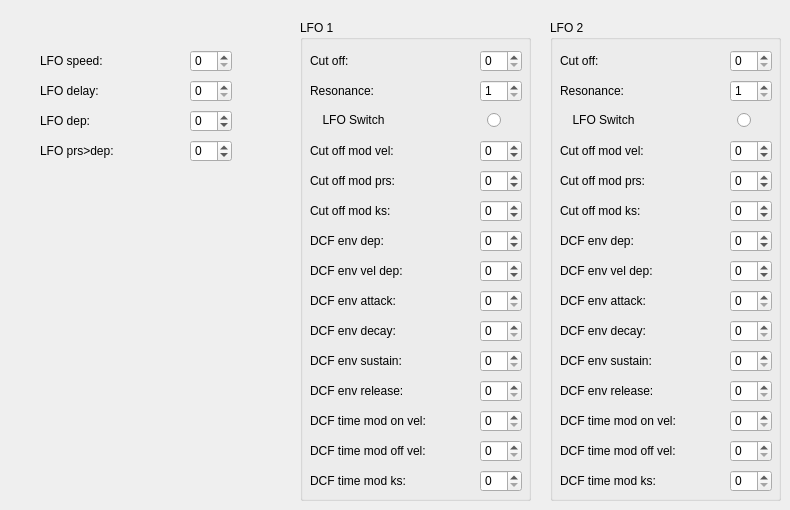
        <widget class="QWidget" name="tab_4">
         <attribute name="title">
          <string>LFO/DCF</string>
         </attribute>
         <widget class="QGroupBox" name="groupBox_12">
          <property name="geometry">
           <rect>
            <x>300</x>
            <y>20</y>
            <width>231</width>
            <height>481</height>
           </rect>
          </property>
          <property name="title">
           <string>LFO 1</string>
          </property>
          <widget class="QLabel" name="label_91">
           <property name="geometry">
            <rect>
             <x>10</x>
             <y>30</y>
             <width>151</width>
             <height>21</height>
            </rect>
           </property>
           <property name="text">
            <string>Cut off:</string>
           </property>
          </widget>
          <widget class="QSpinBox" name="si_lfo1_cutoff">
           <property name="geometry">
            <rect>
             <x>180</x>
             <y>30</y>
             <width>42</width>
             <height>22</height>
            </rect>
           </property>
           <property name="maximum">
            <number>100</number>
           </property>
          </widget>
          <widget class="QLabel" name="label_92">
           <property name="geometry">
            <rect>
             <x>10</x>
             <y>60</y>
             <width>151</width>
             <height>21</height>
            </rect>
           </property>
           <property name="text">
            <string>Resonance:</string>
           </property>
          </widget>
          <widget class="QLabel" name="label_93">
           <property name="geometry">
            <rect>
             <x>10</x>
             <y>180</y>
             <width>161</width>
             <height>21</height>
            </rect>
           </property>
           <property name="text">
            <string>Cut off mod ks:</string>
           </property>
          </widget>
          <widget class="QLabel" name="label_94">
           <property name="geometry">
            <rect>
             <x>10</x>
             <y>120</y>
             <width>161</width>
             <height>21</height>
            </rect>
           </property>
           <property name="text">
            <string>Cut off mod vel:</string>
           </property>
          </widget>
          <widget class="QLabel" name="label_95">
           <property name="geometry">
            <rect>
             <x>10</x>
             <y>150</y>
             <width>161</width>
             <height>21</height>
            </rect>
           </property>
           <property name="text">
            <string>Cut off mod prs:</string>
           </property>
          </widget>
          <widget class="QSpinBox" name="si_lfo1_resonance">
           <property name="geometry">
            <rect>
             <x>180</x>
             <y>60</y>
             <width>42</width>
             <height>22</height>
            </rect>
           </property>
           <property name="minimum">
            <number>1</number>
           </property>
           <property name="maximum">
            <number>8</number>
           </property>
          </widget>
          <widget class="QRadioButton" name="si_lfo1_switch">
           <property name="geometry">
            <rect>
             <x>10</x>
             <y>90</y>
             <width>191</width>
             <height>20</height>
            </rect>
           </property>
           <property name="layoutDirection">
            <enum>Qt::RightToLeft</enum>
           </property>
           <property name="text">
            <string>LFO Switch                             </string>
           </property>
          </widget>
          <widget class="QSpinBox" name="si_lfo1_cutoff_mod_vel">
           <property name="geometry">
            <rect>
             <x>180</x>
             <y>120</y>
             <width>42</width>
             <height>22</height>
            </rect>
           </property>
           <property name="minimum">
            <number>-50</number>
           </property>
           <property name="maximum">
            <number>50</number>
           </property>
          </widget>
          <widget class="QSpinBox" name="si_lfo1_cutoff_mod_prs">
           <property name="geometry">
            <rect>
             <x>180</x>
             <y>150</y>
             <width>42</width>
             <height>22</height>
            </rect>
           </property>
           <property name="minimum">
            <number>-50</number>
           </property>
           <property name="maximum">
            <number>50</number>
           </property>
          </widget>
          <widget class="QSpinBox" name="si_lfo1_cutoff_mod_ks">
           <property name="geometry">
            <rect>
             <x>180</x>
             <y>180</y>
             <width>42</width>
             <height>22</height>
            </rect>
           </property>
           <property name="minimum">
            <number>-50</number>
           </property>
           <property name="maximum">
            <number>50</number>
           </property>
          </widget>
          <widget class="QLabel" name="label_96">
           <property name="geometry">
            <rect>
             <x>10</x>
             <y>210</y>
             <width>151</width>
             <height>21</height>
            </rect>
           </property>
           <property name="text">
            <string>DCF env dep:</string>
           </property>
          </widget>
          <widget class="QLabel" name="label_97">
           <property name="geometry">
            <rect>
             <x>10</x>
             <y>240</y>
             <width>151</width>
             <height>21</height>
            </rect>
           </property>
           <property name="text">
            <string>DCF env vel dep:</string>
           </property>
          </widget>
          <widget class="QLabel" name="label_98">
           <property name="geometry">
            <rect>
             <x>10</x>
             <y>270</y>
             <width>151</width>
             <height>21</height>
            </rect>
           </property>
           <property name="text">
            <string>DCF env attack:</string>
           </property>
          </widget>
          <widget class="QLabel" name="label_99">
           <property name="geometry">
            <rect>
             <x>10</x>
             <y>300</y>
             <width>151</width>
             <height>21</height>
            </rect>
           </property>
           <property name="text">
            <string>DCF env decay:</string>
           </property>
          </widget>
          <widget class="QLabel" name="label_100">
           <property name="geometry">
            <rect>
             <x>10</x>
             <y>330</y>
             <width>151</width>
             <height>21</height>
            </rect>
           </property>
           <property name="text">
            <string>DCF env sustain:</string>
           </property>
          </widget>
          <widget class="QLabel" name="label_101">
           <property name="geometry">
            <rect>
             <x>10</x>
             <y>360</y>
             <width>151</width>
             <height>21</height>
            </rect>
           </property>
           <property name="text">
            <string>DCF env release:</string>
           </property>
          </widget>
          <widget class="QLabel" name="label_102">
           <property name="geometry">
            <rect>
             <x>10</x>
             <y>390</y>
             <width>151</width>
             <height>21</height>
            </rect>
           </property>
           <property name="text">
            <string>DCF time mod on vel:</string>
           </property>
          </widget>
          <widget class="QLabel" name="label_103">
           <property name="geometry">
            <rect>
             <x>10</x>
             <y>420</y>
             <width>151</width>
             <height>21</height>
            </rect>
           </property>
           <property name="text">
            <string>DCF time mod off vel:</string>
           </property>
          </widget>
          <widget class="QLabel" name="label_104">
           <property name="geometry">
            <rect>
             <x>10</x>
             <y>450</y>
             <width>151</width>
             <height>21</height>
            </rect>
           </property>
           <property name="text">
            <string>DCF time mod ks:</string>
           </property>
          </widget>
          <widget class="QSpinBox" name="si_dcf1_env_dep">
           <property name="geometry">
            <rect>
             <x>180</x>
             <y>210</y>
             <width>42</width>
             <height>22</height>
            </rect>
           </property>
           <property name="minimum">
            <number>-50</number>
           </property>
           <property name="maximum">
            <number>50</number>
           </property>
          </widget>
          <widget class="QSpinBox" name="si_dcf1_env_vel_dep">
           <property name="geometry">
            <rect>
             <x>180</x>
             <y>240</y>
             <width>42</width>
             <height>22</height>
            </rect>
           </property>
           <property name="minimum">
            <number>-50</number>
           </property>
           <property name="maximum">
            <number>50</number>
           </property>
          </widget>
          <widget class="QSpinBox" name="si_dcf1_env_attack">
           <property name="geometry">
            <rect>
             <x>180</x>
             <y>270</y>
             <width>42</width>
             <height>22</height>
            </rect>
           </property>
          </widget>
          <widget class="QSpinBox" name="si_dcf1_env_decay">
           <property name="geometry">
            <rect>
             <x>180</x>
             <y>300</y>
             <width>42</width>
             <height>22</height>
            </rect>
           </property>
          </widget>
          <widget class="QSpinBox" name="si_dcf1_env_sustain">
           <property name="geometry">
            <rect>
             <x>180</x>
             <y>330</y>
             <width>42</width>
             <height>22</height>
            </rect>
           </property>
          </widget>
          <widget class="QSpinBox" name="si_dcf1_env_release">
           <property name="geometry">
            <rect>
             <x>180</x>
             <y>360</y>
             <width>42</width>
             <height>22</height>
            </rect>
           </property>
          </widget>
          <widget class="QSpinBox" name="si_dcf1_time_mod_on_vel">
           <property name="geometry">
            <rect>
             <x>180</x>
             <y>390</y>
             <width>42</width>
             <height>22</height>
            </rect>
           </property>
          </widget>
          <widget class="QSpinBox" name="si_dcf1_time_mod_off_vel">
           <property name="geometry">
            <rect>
             <x>180</x>
             <y>420</y>
             <width>42</width>
             <height>22</height>
            </rect>
           </property>
          </widget>
          <widget class="QSpinBox" name="si_dcf1_time_mod_ks">
           <property name="geometry">
            <rect>
             <x>180</x>
             <y>450</y>
             <width>42</width>
             <height>22</height>
            </rect>
           </property>
          </widget>
         </widget>
         <widget class="QGroupBox" name="groupBox_13">
          <property name="geometry">
           <rect>
            <x>550</x>
            <y>20</y>
            <width>231</width>
            <height>481</height>
           </rect>
          </property>
          <property name="title">
           <string>LFO 2</string>
          </property>
          <widget class="QLabel" name="label_105">
           <property name="geometry">
            <rect>
             <x>10</x>
             <y>30</y>
             <width>151</width>
             <height>21</height>
            </rect>
           </property>
           <property name="text">
            <string>Cut off:</string>
           </property>
          </widget>
          <widget class="QSpinBox" name="si_lfo2_cutoff">
           <property name="geometry">
            <rect>
             <x>180</x>
             <y>30</y>
             <width>42</width>
             <height>22</height>
            </rect>
           </property>
           <property name="maximum">
            <number>100</number>
           </property>
          </widget>
          <widget class="QLabel" name="label_106">
           <property name="geometry">
            <rect>
             <x>10</x>
             <y>60</y>
             <width>151</width>
             <height>21</height>
            </rect>
           </property>
           <property name="text">
            <string>Resonance:</string>
           </property>
          </widget>
          <widget class="QLabel" name="label_107">
           <property name="geometry">
            <rect>
             <x>10</x>
             <y>180</y>
             <width>161</width>
             <height>21</height>
            </rect>
           </property>
           <property name="text">
            <string>Cut off mod ks:</string>
           </property>
          </widget>
          <widget class="QLabel" name="label_108">
           <property name="geometry">
            <rect>
             <x>10</x>
             <y>120</y>
             <width>161</width>
             <height>21</height>
            </rect>
           </property>
           <property name="text">
            <string>Cut off mod vel:</string>
           </property>
          </widget>
          <widget class="QLabel" name="label_109">
           <property name="geometry">
            <rect>
             <x>10</x>
             <y>150</y>
             <width>161</width>
             <height>21</height>
            </rect>
           </property>
           <property name="text">
            <string>Cut off mod prs:</string>
           </property>
          </widget>
          <widget class="QSpinBox" name="si_lfo2_resonance">
           <property name="geometry">
            <rect>
             <x>180</x>
             <y>60</y>
             <width>42</width>
             <height>22</height>
            </rect>
           </property>
           <property name="minimum">
            <number>1</number>
           </property>
           <property name="maximum">
            <number>8</number>
           </property>
          </widget>
          <widget class="QRadioButton" name="si_lfo2_switch">
           <property name="geometry">
            <rect>
             <x>10</x>
             <y>90</y>
             <width>191</width>
             <height>20</height>
            </rect>
           </property>
           <property name="layoutDirection">
            <enum>Qt::RightToLeft</enum>
           </property>
           <property name="text">
            <string>LFO Switch                             </string>
           </property>
          </widget>
          <widget class="QSpinBox" name="si_lfo2_cutoff_mod_vel">
           <property name="geometry">
            <rect>
             <x>180</x>
             <y>120</y>
             <width>42</width>
             <height>22</height>
            </rect>
           </property>
           <property name="minimum">
            <number>-50</number>
           </property>
           <property name="maximum">
            <number>50</number>
           </property>
          </widget>
          <widget class="QSpinBox" name="si_lfo2_cutoff_mod_prs">
           <property name="geometry">
            <rect>
             <x>180</x>
             <y>150</y>
             <width>42</width>
             <height>22</height>
            </rect>
           </property>
           <property name="minimum">
            <number>-50</number>
           </property>
           <property name="maximum">
            <number>50</number>
           </property>
          </widget>
          <widget class="QSpinBox" name="si_lfo2_cutoff_mod_ks">
           <property name="geometry">
            <rect>
             <x>180</x>
             <y>180</y>
             <width>42</width>
             <height>22</height>
            </rect>
           </property>
           <property name="minimum">
            <number>-50</number>
           </property>
           <property name="maximum">
            <number>50</number>
           </property>
          </widget>
          <widget class="QLabel" name="label_110">
           <property name="geometry">
            <rect>
             <x>10</x>
             <y>210</y>
             <width>151</width>
             <height>21</height>
            </rect>
           </property>
           <property name="text">
            <string>DCF env dep:</string>
           </property>
          </widget>
          <widget class="QLabel" name="label_111">
           <property name="geometry">
            <rect>
             <x>10</x>
             <y>240</y>
             <width>151</width>
             <height>21</height>
            </rect>
           </property>
           <property name="text">
            <string>DCF env vel dep:</string>
           </property>
          </widget>
          <widget class="QLabel" name="label_112">
           <property name="geometry">
            <rect>
             <x>10</x>
             <y>270</y>
             <width>151</width>
             <height>21</height>
            </rect>
           </property>
           <property name="text">
            <string>DCF env attack:</string>
           </property>
          </widget>
          <widget class="QLabel" name="label_113">
           <property name="geometry">
            <rect>
             <x>10</x>
             <y>300</y>
             <width>151</width>
             <height>21</height>
            </rect>
           </property>
           <property name="text">
            <string>DCF env decay:</string>
           </property>
          </widget>
          <widget class="QLabel" name="label_114">
           <property name="geometry">
            <rect>
             <x>10</x>
             <y>330</y>
             <width>151</width>
             <height>21</height>
            </rect>
           </property>
           <property name="text">
            <string>DCF env sustain:</string>
           </property>
          </widget>
          <widget class="QLabel" name="label_115">
           <property name="geometry">
            <rect>
             <x>10</x>
             <y>360</y>
             <width>151</width>
             <height>21</height>
            </rect>
           </property>
           <property name="text">
            <string>DCF env release:</string>
           </property>
          </widget>
          <widget class="QLabel" name="label_116">
           <property name="geometry">
            <rect>
             <x>10</x>
             <y>390</y>
             <width>151</width>
             <height>21</height>
            </rect>
           </property>
           <property name="text">
            <string>DCF time mod on vel:</string>
           </property>
          </widget>
          <widget class="QLabel" name="label_117">
           <property name="geometry">
            <rect>
             <x>10</x>
             <y>420</y>
             <width>151</width>
             <height>21</height>
            </rect>
           </property>
           <property name="text">
            <string>DCF time mod off vel:</string>
           </property>
          </widget>
          <widget class="QLabel" name="label_118">
           <property name="geometry">
            <rect>
             <x>10</x>
             <y>450</y>
             <width>151</width>
             <height>21</height>
            </rect>
           </property>
           <property name="text">
            <string>DCF time mod ks:</string>
           </property>
          </widget>
          <widget class="QSpinBox" name="si_dcf2_env_dep">
           <property name="geometry">
            <rect>
             <x>180</x>
             <y>210</y>
             <width>42</width>
             <height>22</height>
            </rect>
           </property>
           <property name="minimum">
            <number>-50</number>
           </property>
           <property name="maximum">
            <number>50</number>
           </property>
          </widget>
          <widget class="QSpinBox" name="si_dcf2_env_vel_dep">
           <property name="geometry">
            <rect>
             <x>180</x>
             <y>240</y>
             <width>42</width>
             <height>22</height>
            </rect>
           </property>
           <property name="minimum">
            <number>-50</number>
           </property>
           <property name="maximum">
            <number>50</number>
           </property>
          </widget>
          <widget class="QSpinBox" name="si_dcf2_env_attack">
           <property name="geometry">
            <rect>
             <x>180</x>
             <y>270</y>
             <width>42</width>
             <height>22</height>
            </rect>
           </property>
          </widget>
          <widget class="QSpinBox" name="si_dcf2_env_decay">
           <property name="geometry">
            <rect>
             <x>180</x>
             <y>300</y>
             <width>42</width>
             <height>22</height>
            </rect>
           </property>
          </widget>
          <widget class="QSpinBox" name="si_dcf2_env_sustain">
           <property name="geometry">
            <rect>
             <x>180</x>
             <y>330</y>
             <width>42</width>
             <height>22</height>
            </rect>
           </property>
          </widget>
          <widget class="QSpinBox" name="si_dcf2_env_release">
           <property name="geometry">
            <rect>
             <x>180</x>
             <y>360</y>
             <width>42</width>
             <height>22</height>
            </rect>
           </property>
          </widget>
          <widget class="QSpinBox" name="si_dcf2_time_mod_on_vel">
           <property name="geometry">
            <rect>
             <x>180</x>
             <y>390</y>
             <width>42</width>
             <height>22</height>
            </rect>
           </property>
          </widget>
          <widget class="QSpinBox" name="si_dcf2_time_mod_off_vel">
           <property name="geometry">
            <rect>
             <x>180</x>
             <y>420</y>
             <width>42</width>
             <height>22</height>
            </rect>
           </property>
          </widget>
          <widget class="QSpinBox" name="si_dcf2_time_mod_ks">
           <property name="geometry">
            <rect>
             <x>180</x>
             <y>450</y>
             <width>42</width>
             <height>22</height>
            </rect>
           </property>
          </widget>
         </widget>
         <widget class="QSpinBox" name="si_lfo_speed">
          <property name="geometry">
           <rect>
            <x>190</x>
            <y>50</y>
            <width>42</width>
            <height>22</height>
           </rect>
          </property>
          <property name="maximum">
           <number>100</number>
          </property>
         </widget>
         <widget class="QLabel" name="label_86">
          <property name="geometry">
           <rect>
            <x>40</x>
            <y>50</y>
            <width>111</width>
            <height>21</height>
           </rect>
          </property>
          <property name="text">
           <string>LFO speed:</string>
          </property>
         </widget>
         <widget class="QLabel" name="label_87">
          <property name="geometry">
           <rect>
            <x>40</x>
            <y>80</y>
            <width>111</width>
            <height>21</height>
           </rect>
          </property>
          <property name="text">
           <string>LFO delay:</string>
          </property>
         </widget>
         <widget class="QSpinBox" name="si_lfo_delay">
          <property name="geometry">
           <rect>
            <x>190</x>
            <y>80</y>
            <width>42</width>
            <height>22</height>
           </rect>
          </property>
          <property name="maximum">
           <number>100</number>
          </property>
         </widget>
         <widget class="QLabel" name="label_88">
          <property name="geometry">
           <rect>
            <x>40</x>
            <y>110</y>
            <width>111</width>
            <height>21</height>
           </rect>
          </property>
          <property name="text">
           <string>LFO dep:</string>
          </property>
         </widget>
         <widget class="QSpinBox" name="si_lfo_dep">
          <property name="geometry">
           <rect>
            <x>190</x>
            <y>110</y>
            <width>42</width>
            <height>22</height>
           </rect>
          </property>
          <property name="minimum">
           <number>-50</number>
          </property>
          <property name="maximum">
           <number>50</number>
          </property>
         </widget>
         <widget class="QLabel" name="label_89">
          <property name="geometry">
           <rect>
            <x>40</x>
            <y>140</y>
            <width>101</width>
            <height>21</height>
           </rect>
          </property>
          <property name="text">
           <string>LFO prs&gt;dep:</string>
          </property>
         </widget>
         <widget class="QSpinBox" name="si_lfo_prs_dep">
          <property name="geometry">
           <rect>
            <x>190</x>
            <y>140</y>
            <width>42</width>
            <height>22</height>
           </rect>
          </property>
          <property name="minimum">
           <number>-50</number>
          </property>
          <property name="maximum">
           <number>50</number>
          </property>
         </widget>
        </widget>
